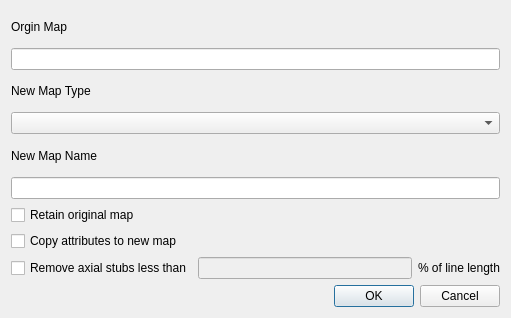
<?xml version="1.0" encoding="UTF-8"?>
<ui version="4.0">
 <class>CMakeLayerDlg</class>
 <widget class="QDialog" name="CMakeLayerDlg">
  <property name="geometry">
   <rect>
    <x>0</x>
    <y>0</y>
    <width>511</width>
    <height>318</height>
   </rect>
  </property>
  <property name="windowTitle">
   <string>Create New Map</string>
  </property>
  <layout class="QVBoxLayout" name="verticalLayout_5">
   <item>
    <layout class="QVBoxLayout" name="verticalLayout">
     <item>
      <widget class="QLabel" name="label">
       <property name="text">
        <string>Orgin Map</string>
       </property>
      </widget>
     </item>
     <item>
      <widget class="QLineEdit" name="c_origin">
       <property name="readOnly">
        <bool>true</bool>
       </property>
      </widget>
     </item>
    </layout>
   </item>
   <item>
    <layout class="QVBoxLayout" name="verticalLayout_2">
     <item>
      <widget class="QLabel" name="label_2">
       <property name="text">
        <string>New Map Type</string>
       </property>
      </widget>
     </item>
     <item>
      <widget class="QComboBox" name="c_layer_type"/>
     </item>
    </layout>
   </item>
   <item>
    <layout class="QVBoxLayout" name="verticalLayout_3">
     <item>
      <widget class="QLabel" name="label_3">
       <property name="text">
        <string>New Map Name</string>
       </property>
      </widget>
     </item>
     <item>
      <widget class="QLineEdit" name="c_layer_name"/>
     </item>
    </layout>
   </item>
   <item>
    <layout class="QVBoxLayout" name="verticalLayout_4">
     <item>
      <widget class="QCheckBox" name="c_keeporiginal">
       <property name="text">
        <string>Retain original map</string>
       </property>
      </widget>
     </item>
     <item>
      <widget class="QCheckBox" name="c_push_values">
       <property name="text">
        <string>Copy attributes to new map</string>
       </property>
      </widget>
     </item>
     <item>
      <layout class="QHBoxLayout" name="horizontalLayout">
       <item>
        <widget class="QCheckBox" name="c_remove_stubs">
         <property name="text">
          <string>Remove axial stubs less than</string>
         </property>
        </widget>
       </item>
       <item>
        <widget class="QLineEdit" name="c_percentage">
         <property name="enabled">
          <bool>false</bool>
         </property>
        </widget>
       </item>
       <item>
        <widget class="QLabel" name="label_4">
         <property name="text">
          <string>% of line length</string>
         </property>
        </widget>
       </item>
      </layout>
     </item>
    </layout>
   </item>
   <item>
    <layout class="QHBoxLayout" name="horizontalLayout_2">
     <item>
      <spacer name="horizontalSpacer">
       <property name="orientation">
        <enum>Qt::Horizontal</enum>
       </property>
       <property name="sizeHint" stdset="0">
        <size>
         <width>40</width>
         <height>20</height>
        </size>
       </property>
      </spacer>
     </item>
     <item>
      <widget class="QPushButton" name="c_ok">
       <property name="text">
        <string>OK</string>
       </property>
      </widget>
     </item>
     <item>
      <widget class="QPushButton" name="c_cancel">
       <property name="text">
        <string>Cancel</string>
       </property>
      </widget>
     </item>
    </layout>
   </item>
  </layout>
 </widget>
 <resources/>
 <connections>
  <connection>
   <sender>c_layer_type</sender>
   <signal>currentIndexChanged(int)</signal>
   <receiver>CMakeLayerDlg</receiver>
   <slot>OnSelchangeLayerType(int)</slot>
   <hints>
    <hint type="sourcelabel">
     <x>167</x>
     <y>114</y>
    </hint>
    <hint type="destinationlabel">
     <x>196</x>
     <y>80</y>
    </hint>
   </hints>
  </connection>
  <connection>
   <sender>c_remove_stubs</sender>
   <signal>clicked(bool)</signal>
   <receiver>CMakeLayerDlg</receiver>
   <slot>OnRemoveStubs(bool)</slot>
   <hints>
    <hint type="sourcelabel">
     <x>103</x>
     <y>292</y>
    </hint>
    <hint type="destinationlabel">
     <x>64</x>
     <y>321</y>
    </hint>
   </hints>
  </connection>
  <connection>
   <sender>c_ok</sender>
   <signal>clicked()</signal>
   <receiver>CMakeLayerDlg</receiver>
   <slot>OnOK()</slot>
   <hints>
    <hint type="sourcelabel">
     <x>141</x>
     <y>344</y>
    </hint>
    <hint type="destinationlabel">
     <x>49</x>
     <y>344</y>
    </hint>
   </hints>
  </connection>
  <connection>
   <sender>c_cancel</sender>
   <signal>clicked()</signal>
   <receiver>CMakeLayerDlg</receiver>
   <slot>OnCancel()</slot>
   <hints>
    <hint type="sourcelabel">
     <x>250</x>
     <y>349</y>
    </hint>
    <hint type="destinationlabel">
     <x>315</x>
     <y>330</y>
    </hint>
   </hints>
  </connection>
 </connections>
 <slots>
  <slot>OnSelchangeLayerType(int)</slot>
  <slot>OnRemoveStubs(bool)</slot>
  <slot>OnOK()</slot>
  <slot>OnCancel()</slot>
 </slots>
</ui>
